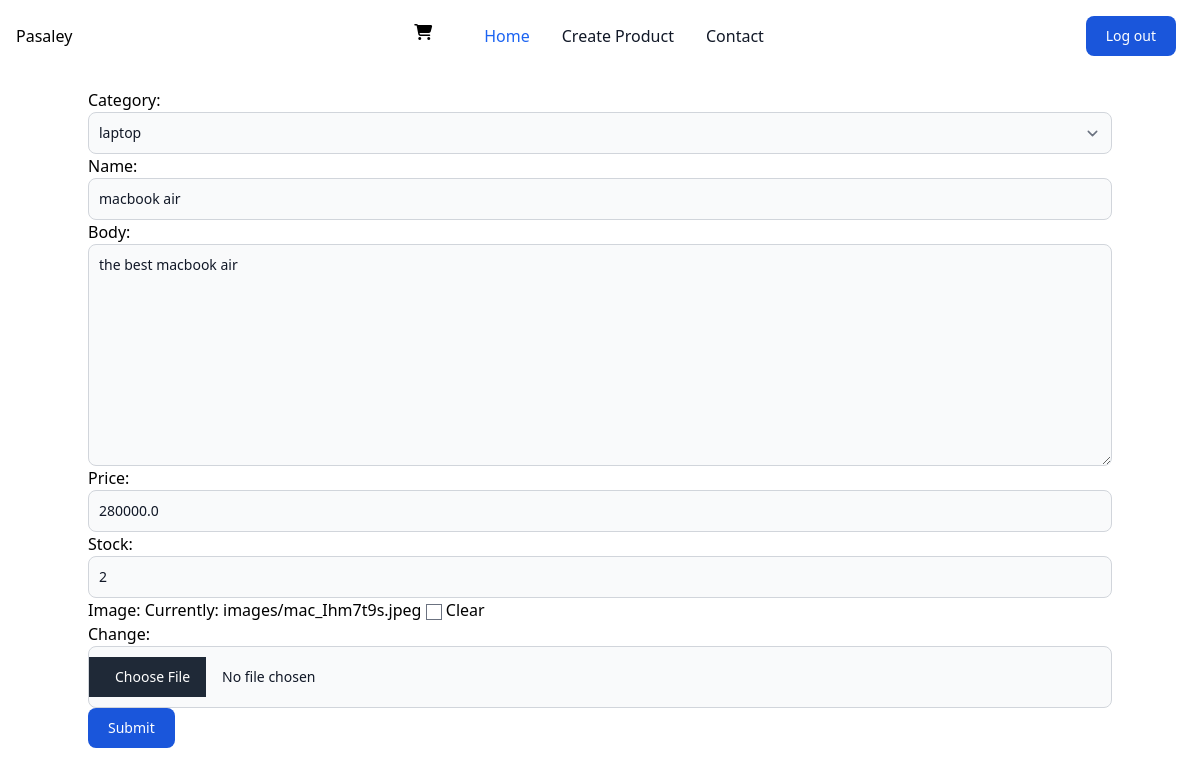
/update_product/3 (signed in), run on the app's committed database.
### Home/models.py (models this page shows, shortened)
class Product(models.Model):
    category = models.ForeignKey(category,on_delete=models.CASCADE)
    name = models.CharField(max_length=200)
    price = models.FloatField()
    stock = models.IntegerField()
    created_at = models.DateTimeField(auto_now_add=True)
    author=models.ForeignKey(User,on_delete=models.CASCADE)
    body = models.TextField(max_length=50000)
    image = models.ImageField(upload_to='images/',null=True,blank=True)

class category(models.Model):
    name=models.CharField(max_length=200)
    def __str__(self):
        return self.name

### Home/views.py (the view, shortened to what this page needs)
# urls.py: path('update_product/<int:pk>',views.update_product,name='update_product'),
@login_required
def update_product(request,pk):
    if request.user == get_object_or_404(Product,pk=pk).author:
        product=get_object_or_404(Product,pk=pk)
        form=ProductForm(instance=product)
        context={'form':form}
        return render(request,'Home/create.html',context)
    else :
        return HttpResponse("<h1> You are not allowed to edit this product </h1>",status=403)

### Home/forms.py
class ProductForm(forms.ModelForm):
    class Meta:
        model = Product
        fields = ['category','name','body','price','stock','image']
    def __init__(self, *args, **kwargs):
        super().__init__(*args, **kwargs)
        for field in self.fields:
            self.fields[field].widget.attrs['class'] = input_css_class

### Home/templates/Home/create.html (shortened to what this page needs)
{% extends 'base.html' %}
{% block content %}
<form enctype="multipart/form-data" method="post">
{{form.as_p}}
<input type="submit" value="Submit" class="btn-submit">
</form>
{% endblock %}

### data on the page
Product: category "laptop", body "the best macbook air", price "280000.0", stock "2"
category: name "macbook air"
